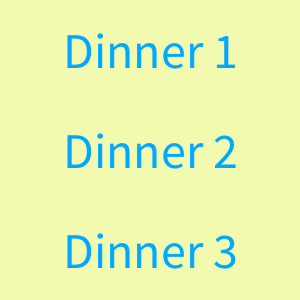
Frame 1 (no input)
Frame 60 (the mouse pressed at the canvas centre just before this capture): identical to frame 1, image omitted
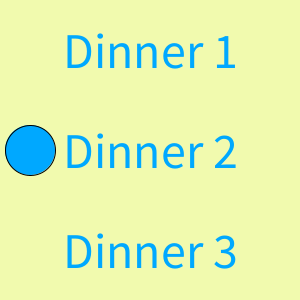
Frame 120 (the mouse held since frame 60 and released just before this capture)

The Processing sketch that drew these frames (run headless with seeded random() and noise(); from frame 60 on, the mouse is pressed at the canvas centre):

// Processing sketch: week13_5_dinner_random
// ── week13_5_dinner_random.pde
void setup()
{
 size(300,300);
 fill(#00A8FF);
 textSize(50);
 textAlign(CENTER,CENTER);
}
int choice= -1;
void draw()
{
  background(#F1FAAE);
  text("Dinner 1",150,50);
  text("Dinner 2",150,150);
  text("Dinner 3",150,250);
  if(choice==0)ellipse(30,50,50,50);
  if(choice==1)ellipse(30,150,50,50);
  if(choice==2)ellipse(30,250,50,50);
}
void mousePressed()
{
 choice=int(random(3)); 
}
